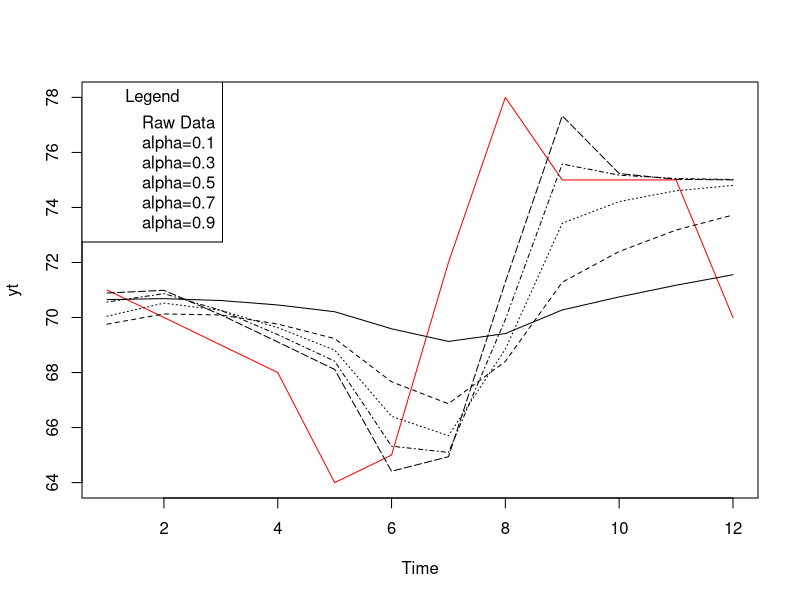
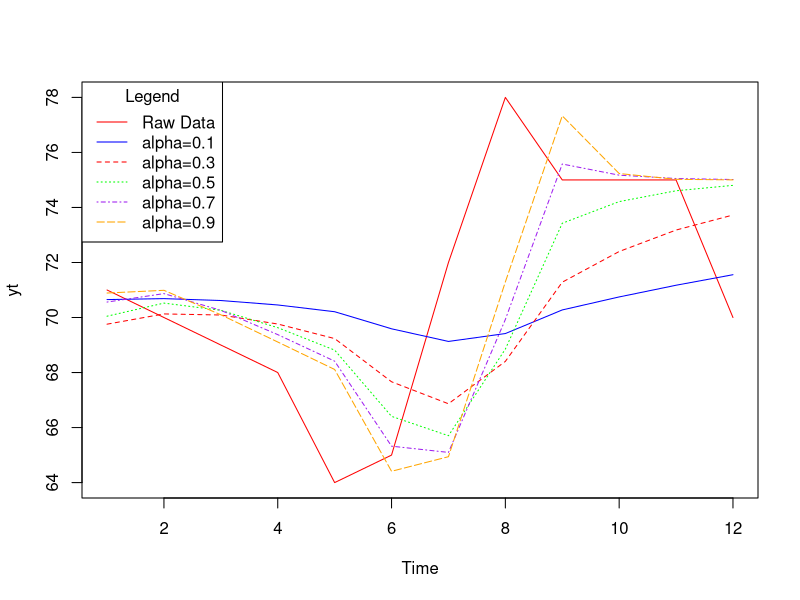
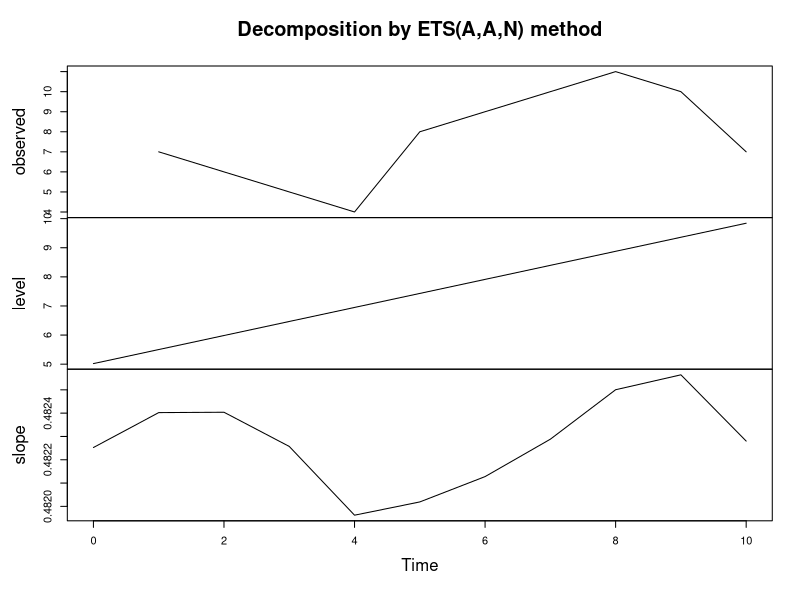
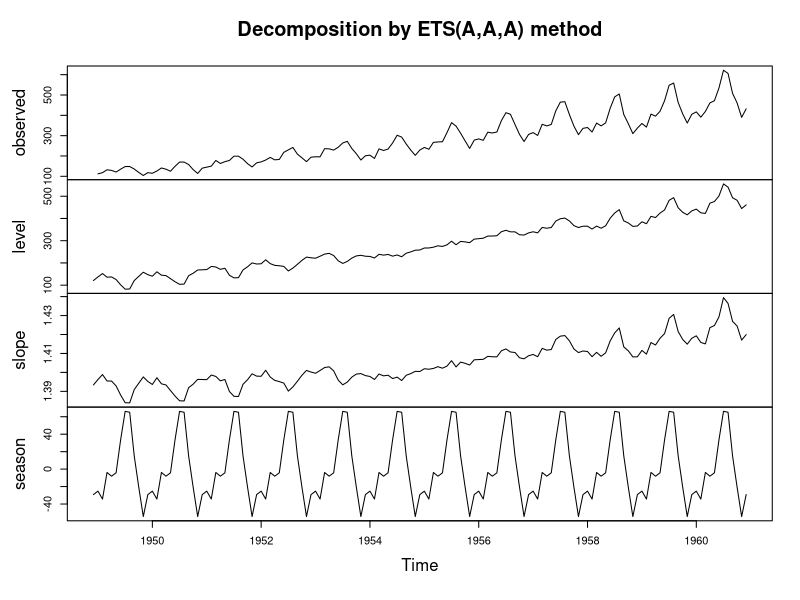

These figures' R source, in order:
#-------------------------------------------------------------#

#week 3
#Exponential Smoothing Technique (single, double and Triple)
#ETS error trend and seasonal

#-------------------------------------------------------------#

#plot the single exponential smoothing technique 

library(forecast)
y=c(71,70,69,68,64,65,72,78,75,75,75,70)
yt=ts(y,start = c(1,1),frequency = 1);yt
fit1=ets(yt,model = "ANN",alpha = 0.1)
A1=fit1$fitted;A1
fit2=ets(yt,model = "ANN",alpha = 0.3)
A2=fit2$fitted;A2
fit3=ets(yt,model = "ANN",alpha = 0.5)
A3=fit3$fitted;A3
fit4=ets(yt,model = "ANN",alpha = 0.7)
A4=fit4$fitted;A4
fit5=ets(yt,model = "ANN",alpha = 0.9)
A5=fit5$fitted;A5


plot(yt,col="red")

lines(A1,lty=1,color="green")
lines(A2,lty=2)
lines(A3,lty=3)
lines(A4,lty=4)
lines(A5,lty=5)

legend("topleft", c("Raw Data", "alpha=0.1", "alpha=0.3", "alpha=0.5", "alpha=0.7", "alpha=0.9"), 
       lty = c(1, 1, 2, 3, 4, 5), col = c("red", colors), title = "Legend")
#or


plot(yt,col="red")
# Create a list of lines, line types, and colors
lines_list <- list(A1, A2, A3, A4, A5)
line_types <- c(1, 2, 3, 4, 5)
colors <- c("blue", "red", "green", "purple", "orange")

# Use a for loop to plot the lines with different line types and colors
for (i in 1:5) {
  lines(lines_list[[i]], lty = line_types[i], col = colors[i])
}

# Add a legend with colors according to the previous code
legend("topleft", c("Raw Data", "alpha=0.1", "alpha=0.3", "alpha=0.5", "alpha=0.7", "alpha=0.9"), 
       lty = c(1, 1, 2, 3, 4, 5), col = c("red", colors), title = "Legend")

#Double Exponential smoothing 
s=c(7,6,5,4,8,9,10,11,10,7)
s1=ts(s,start = c(1,1),frequency = 1)
fit=ets(s1,model = "AAN")
pred=forecast(fit,4);pred
plot(fit)

#Triple Exponential smoothing 
Fit=ets(AirPassengers,model="AAA");Fit
Pred=forecast(fit,5);Pred
plot(Fit)

